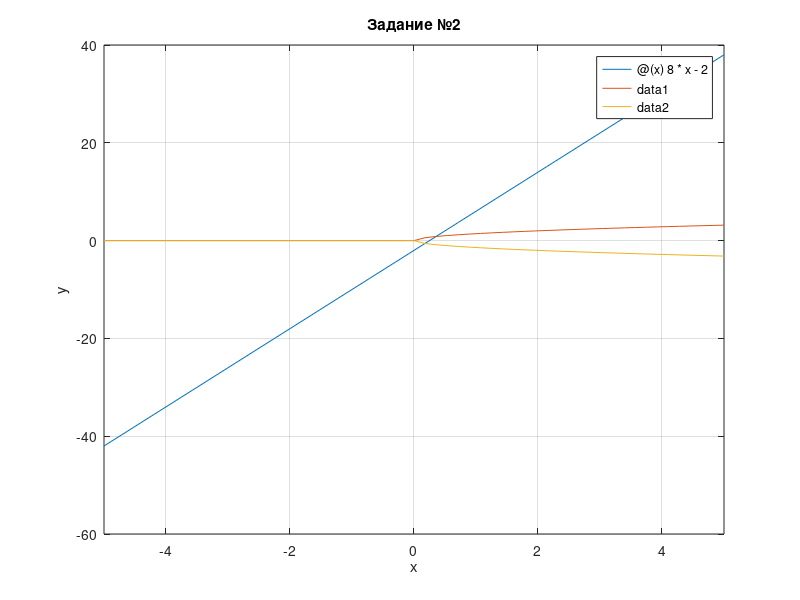

Source code (MATLAB): (Note: this script raises an error after producing the figure.)
%Лабораторная работа №8 Светлаковой Ульяны
%Вариант №54
%Задание 1
clear; clc;
x=-5*pi:0.1*pi:20*pi;
f=sin(x)-5+x;
plot(x,f);
title('Задание №1');
legend('f=sin(x)-5+x');
xlabel('x');
ylabel('y');
grid on;
ginput
%Задание 2
%Построение графиков
clear; clc;
x=-2:0.1:2;
fplot(@(x)8*x-2), hold on
fplot(@(x)sqrt(2*x));
fplot(@(x)-sqrt(2*x));
hold on
title('Задание №2');
xlabel('x');
ylabel('y');
grid on;
ginput;
%Точки пересечения
syms x;
f1=simplify((8*x-2)-sqrt(2*x));
f2=simplify((8*x-2)-(-sqrt(2*x)));
display(f1);
display(f2);
x0=0;
x1=fzero(@(x)8*x - 2^(1/2)*x^(1/2) - 2, 0.35);
disp('Точки пересечения:');
disp('x1=');
disp(x1);
x2=fzero(@(x)8*x + 2^(1/2)*x^(1/2) - 2, 0.17);
disp('x2=');
disp(x2);
%Находим площадь
s1=integral(@(x)8*x - 2^(1/2)*x.^(1/2) + 30, x0, x1);
s2=-integral(@(x)8*x + 2^(1/2)*x.^(1/2) + 30, x0, x2);
s=s1+s2;
disp('Площадь равна: ');
disp(s);
%Фокальная точка - точка F(p/2, 0)
plot(1,0,'or');
legend('f1=3*x-2','f2=(x)sqrt(2*x)', 'f3=-sqrt(2*x)', 'F');
%Задание №3
%задаем параметры параболического цилиндра
a=5.2;
b=4.3;
c=3;
x0=0.7;
y0=1.2;
% создаем сетку по осям X и Z
x=-6:0.25:6;
z=-8:0.5:8;
[X,Z]=meshgrid(x,z);
% вычисляем значения Y
Yc=((X-x0).^2)/(2*a^2*b);
%исключаем комплексные элементы
%находим индексы  комплексных элементов
ind=abs(imag(Yc))>0;
%и заменяем их значением NaN
Yc(ind)=NaN;
% строим цилиндр в декартовых координатах
figure
surf(X,Yc,Z)
title('Задание №3');
xlabel('x');
ylabel('y');
zlabel('z');
hold on
%строим прямую
x1=0; y1=1; z1=-3;
ax=1; ay=-2; az=-3;
X=[x1 ax+x1];
Y=[y1 ay+y1];
Z=[z1 az+z1];
plot3(X,Y,Z,'r')
ginput;
hold on
%Найдем точку пересечения графическим методом: т.M(0.5;0.00017201;-4.5)
%Построим ее
plot3(0.5, 0.00017201, -4.5, 'or');